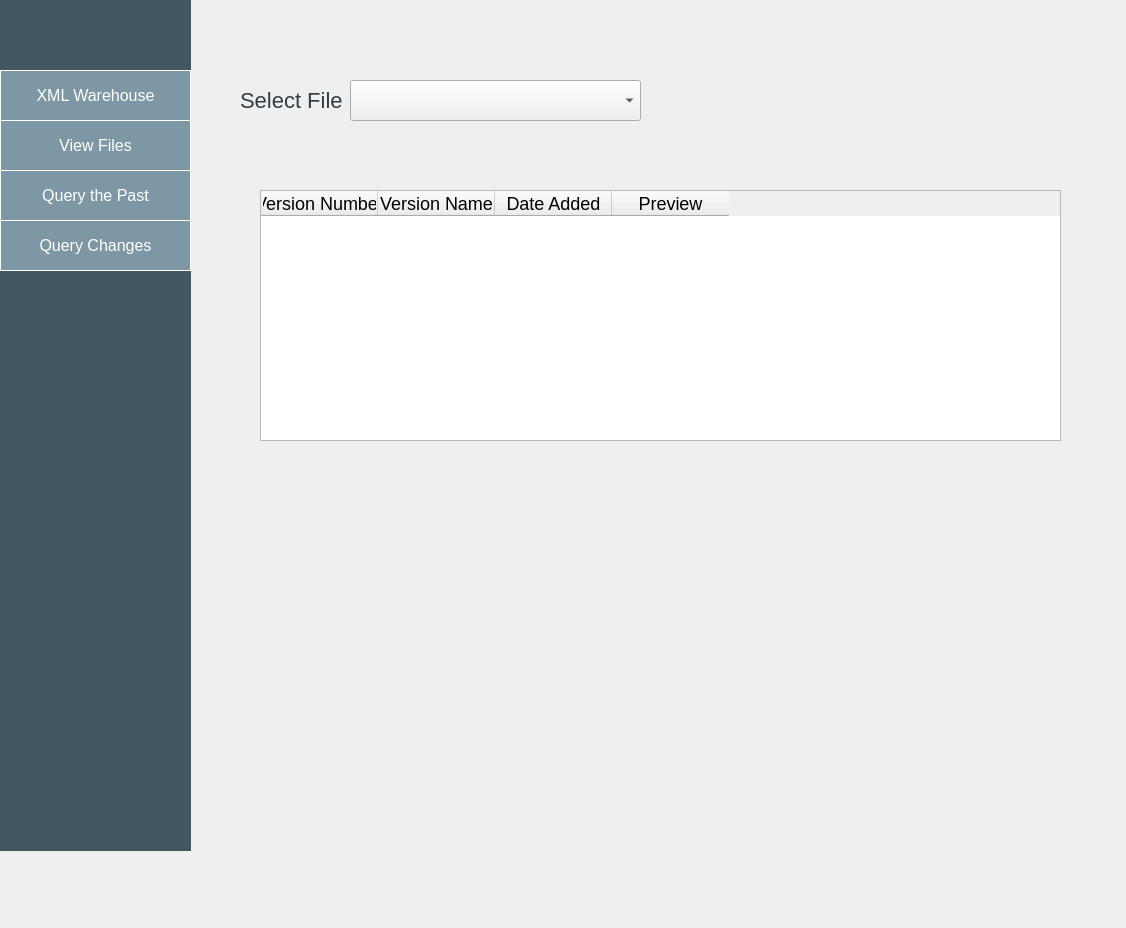
<?xml version="1.0" encoding="UTF-8"?>
<ui version="4.0">
 <class>Dialog</class>
 <widget class="QDialog" name="Dialog">
  <property name="geometry">
   <rect>
    <x>0</x>
    <y>0</y>
    <width>1126</width>
    <height>928</height>
   </rect>
  </property>
  <property name="windowTitle">
   <string>Dialog</string>
  </property>
  <property name="styleSheet">
   <string notr="true">background-color: #rgb(99, 128, 143)</string>
  </property>
  <widget class="QListView" name="listView">
   <property name="geometry">
    <rect>
     <x>0</x>
     <y>0</y>
     <width>191</width>
     <height>851</height>
    </rect>
   </property>
   <property name="styleSheet">
    <string notr="true">background-color: #435761    ;
border: 0px solid black;</string>
   </property>
  </widget>
  <widget class="QPushButton" name="pushButton_2">
   <property name="geometry">
    <rect>
     <x>0</x>
     <y>70</y>
     <width>191</width>
     <height>51</height>
    </rect>
   </property>
   <property name="styleSheet">
    <string notr="true">alternate-background-color: #f5f7f8  ;
background-color: #7d97a5 ;
  border: none;
  color: white;
  padding: 15px 32px;
  text-align: center;
  text-decoration: none;
  display: inline-block;
  font-size: 16px;
font-family: helvetica;
border: 1px solid white;

</string>
   </property>
   <property name="text">
    <string>XML Warehouse</string>
   </property>
  </widget>
  <widget class="QPushButton" name="pushButton_4">
   <property name="geometry">
    <rect>
     <x>0</x>
     <y>120</y>
     <width>191</width>
     <height>51</height>
    </rect>
   </property>
   <property name="styleSheet">
    <string notr="true">
background-color: #7d97a5 ;
  border: none;
  color: white;
  padding: 15px 32px;
  text-align: center;
  text-decoration: none;
  display: inline-block;
  font-size: 16px;
font-family: helvetica;
border: 1px solid white;

</string>
   </property>
   <property name="text">
    <string>View Files</string>
   </property>
  </widget>
  <widget class="QPushButton" name="pushButton_3">
   <property name="geometry">
    <rect>
     <x>0</x>
     <y>170</y>
     <width>191</width>
     <height>51</height>
    </rect>
   </property>
   <property name="styleSheet">
    <string notr="true">
background-color: #7d97a5 ;
  border: none;
  color: white;
  padding: 15px 32px;
  text-align: center;
  text-decoration: none;
  display: inline-block;
  font-size: 16px;
font-family: helvetica;
border: 1px solid white;

</string>
   </property>
   <property name="text">
    <string>Query the Past</string>
   </property>
  </widget>
  <widget class="QPushButton" name="pushButton">
   <property name="geometry">
    <rect>
     <x>0</x>
     <y>220</y>
     <width>191</width>
     <height>51</height>
    </rect>
   </property>
   <property name="styleSheet">
    <string notr="true">
background-color: #7d97a5 ;
  border: none;
  color: white;
  padding: 15px 32px;
  text-align: center;
  text-decoration: none;
  display: inline-block;
  font-size: 16px;
font-family: helvetica;
border: 1px solid white;

</string>
   </property>
   <property name="text">
    <string>Query Changes</string>
   </property>
  </widget>
  <widget class="QLabel" name="label">
   <property name="geometry">
    <rect>
     <x>240</x>
     <y>90</y>
     <width>191</width>
     <height>21</height>
    </rect>
   </property>
   <property name="styleSheet">
    <string notr="true">color: #303e45 ;
  font-size: 22px;
font-family: helvetica;</string>
   </property>
   <property name="text">
    <string>Select File</string>
   </property>
  </widget>
  <widget class="QComboBox" name="comboBox">
   <property name="geometry">
    <rect>
     <x>350</x>
     <y>80</y>
     <width>291</width>
     <height>41</height>
    </rect>
   </property>
   <property name="styleSheet">
    <string notr="true">alternate-background-color: #7d97a5 ;
font-size:14px;
</string>
   </property>
   <item>
    <property name="text">
     <string/>
    </property>
   </item>
  </widget>
  <widget class="QTableWidget" name="tableWidget">
   <property name="geometry">
    <rect>
     <x>260</x>
     <y>190</y>
     <width>801</width>
     <height>251</height>
    </rect>
   </property>
   <property name="styleSheet">
    <string notr="true">font-size:18px;
align:center;</string>
   </property>
   <property name="columnCount">
    <number>4</number>
   </property>
   <attribute name="horizontalHeaderDefaultSectionSize">
    <number>117</number>
   </attribute>
   <attribute name="horizontalHeaderShowSortIndicator" stdset="0">
    <bool>false</bool>
   </attribute>
   <column>
    <property name="text">
     <string>Version Number</string>
    </property>
   </column>
   <column>
    <property name="text">
     <string>Version Name</string>
    </property>
   </column>
   <column>
    <property name="text">
     <string>Date Added</string>
    </property>
   </column>
   <column>
    <property name="text">
     <string>Preview</string>
    </property>
   </column>
  </widget>
  <widget class="QPushButton" name="next">
   <property name="geometry">
    <rect>
     <x>-1</x>
     <y>770</y>
     <width>81</width>
     <height>51</height>
    </rect>
   </property>
   <property name="focusPolicy">
    <enum>Qt::NoFocus</enum>
   </property>
   <property name="styleSheet">
    <string notr="true">border: none; background-color: transparent; outline: none;
font: 75 36pt &quot;MS Shell Dlg 2&quot;;
color: #435761;</string>
   </property>
   <property name="text">
    <string>&gt;</string>
   </property>
  </widget>
 </widget>
 <resources/>
 <connections/>
</ui>
